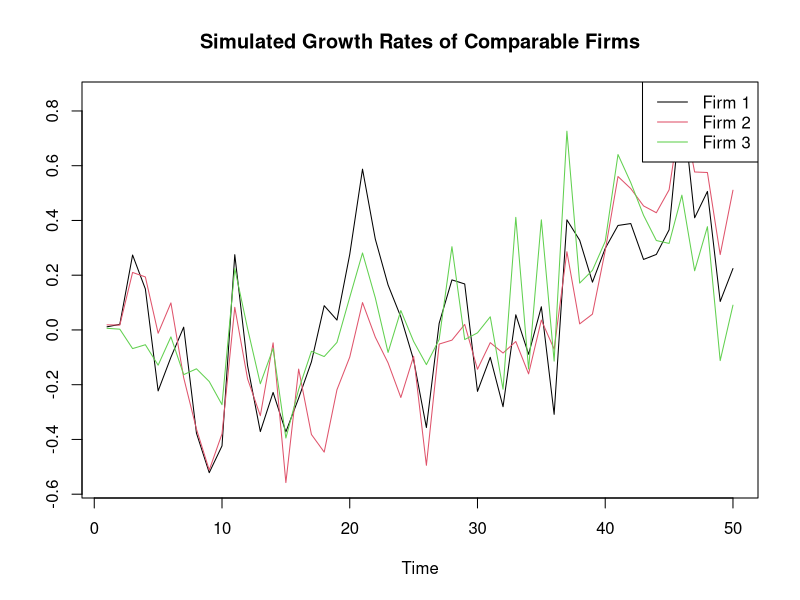

The R source for this figure:

# Set parameters
T <- 50  # number of time periods
K <- 3    # number of firms (variables)
p <- 2    # lag order

# set.seed(123) # for reproducibility

#---------------------------------------------------------
# Step 1: Construct stable VAR coefficients
# Each A_i is K x K. We choose small coefficients to ensure stability.
# Construct A_i matrices with domain structure:
# - Diagonal elements: moderate positive persistence (e.g. around 0.2)
# - Off-diagonal elements: smaller positive values (e.g. around 0.05) to represent some cross-influence
# After constructing, we will verify stability and scale if needed.

A_list <- vector("list", p)
for (i in 1:p) {
  A_raw <- matrix(0, nrow=K, ncol=K)
  
  # Diagonal: persistence
  diag(A_raw) <- runif(K, min=0.2, max=0.4)  # Own-lag coefficients in [0.1,0.3]
  
  # Off-diagonal: cross-effects
  # Small random positive values to indicate that if one firm grows, it slightly helps others in the future.
  for (r in 1:K) {
    for (col in 1:K) {
      if (r != col) {
        A_raw[r, col] <- rnorm(1, mean=0.02, sd=0.01) # Slight positive influence
      }
    }
  }
  
  # Check eigenvalues for stability: If max eigenvalue >= 1, scale down
  eigenvals <- eigen(A_raw)$values
  if (max(Mod(eigenvals)) >= 1) {
    scale_factor <- 1.1 * max(Mod(eigenvals))
    A_raw <- A_raw / scale_factor
  }
  
  A_list[[i]] <- A_raw
}

#---------------------------------------------------------
# Step 2: Set a drift (constant term)
# Assume all firms have a slightly positive average growth rate, say around 1% per period.
c <- rep(0.01, K)  # all firms grow ~1% on average

#---------------------------------------------------------
# Step 3: Generate correlated disturbance terms
# Firms are in the same sector, so their shocks are positively correlated.
Rho <- matrix(c(1,   0.7, 0.6,
                0.7, 1,   0.65,
                0.6, 0.65,1   ), nrow=K)


Rho <- matrix(0, nrow = K, ncol = K)

diag(Rho) <- 1

# Off-diagonal: random draws only for upper triangle, then mirror
for (r in 1:(K-1)) {
  for (col in (r+1):K) {
    x <- runif(1, min = 0.50, max = 0.85)
    Rho[r, col] <- x
    Rho[col, r] <- x
  }
}


# Set standard deviations: assume the leading firm has slightly lower volatility
sd_vec <-  rnorm(K, mean = 0.2, sd = 0.005) 
Sigma <- diag(sd_vec) %*% Rho %*% diag(sd_vec)

# We must generate normal random vectors with covariance Sigma.
# Without external libraries, we can use a Cholesky decomposition:
cholSigma <- chol(Sigma)
Z <- matrix(rnorm(T*K), T, K)
eps <- Z %*% cholSigma  # eps now has covariance Sigma

#---------------------------------------------------------
# Step 4: Simulate the VAR(p) process
Y <- matrix(0, nrow=T, ncol=K)

# Initialize first p observations:
# Start them around the drift, perhaps with small random deviations
for (i in 1:p) {
  Y[i,] <- c + rnorm(K, mean=0, sd=0.01)
}

# Generate the series
for (t in (p+1):T) {
  # Compute the VAR component
  Y_t <- c
  for (lag in 1:p) {
    Y_t <- Y_t + A_list[[lag]] %*% Y[t-lag,]
  }
  # Add the shock
  Y[t,] <- Y_t + eps[t,]
}

#---------------------------------------------------------
# Step 5: Inspect the simulated results
# Each column is a firm. They should exhibit similar growth patterns and co-movements.
ts.plot(Y, col=1:K, main="Simulated Growth Rates of Comparable Firms")
legend("topright", legend=paste("Firm", 1:K), col=1:K, lty=1)

# The time series Y now represent growth rates for three comparable firms.
# They share similar drift, are correlated, and follow a stable VAR(p) process.












